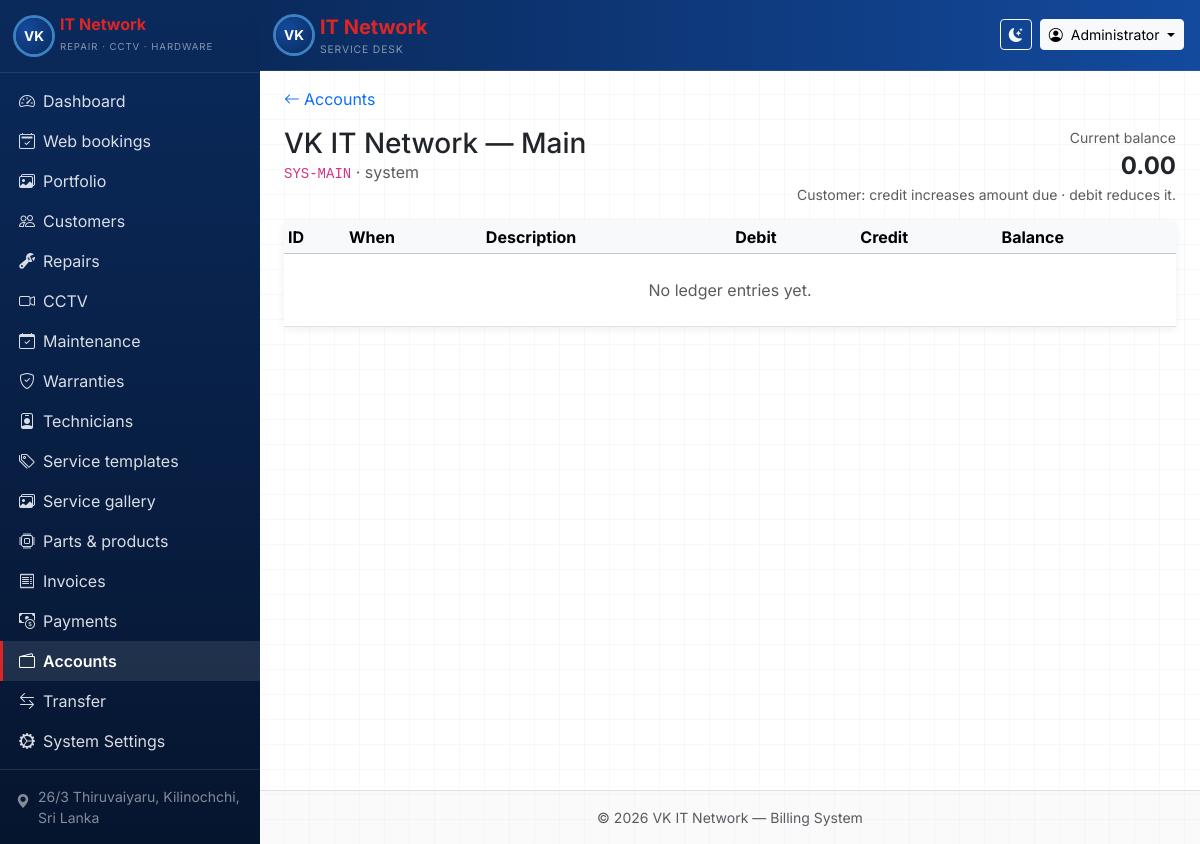
Screenshot of /modules/accounts/ledger.php?id=1 (signed in) with the database file from the repository.
### tables this page shows
CREATE TABLE users (
  id INT UNSIGNED AUTO_INCREMENT PRIMARY KEY,
  username VARCHAR(64) NOT NULL UNIQUE,
  password_hash VARCHAR(255) NOT NULL,
  fullname VARCHAR(128) DEFAULT NULL,
  role ENUM('admin','technician') NOT NULL DEFAULT 'admin',
  technician_id INT UNSIGNED DEFAULT NULL,
  created_at TIMESTAMP DEFAULT CURRENT_TIMESTAMP,
  CONSTRAINT fk_users_technician FOREIGN KEY (technician_id) REFERENCES technicians(id) ON DELETE SET NULL
);

CREATE TABLE accounts (
  id INT UNSIGNED AUTO_INCREMENT PRIMARY KEY,
  code VARCHAR(32) NOT NULL UNIQUE,
  name VARCHAR(255) NOT NULL,
  account_type ENUM('system','customer') NOT NULL DEFAULT 'customer',
  customer_id INT UNSIGNED DEFAULT NULL,
  current_balance DECIMAL(14,2) NOT NULL DEFAULT 0.00,
  created_at TIMESTAMP DEFAULT CURRENT_TIMESTAMP,
  UNIQUE KEY uq_accounts_customer (customer_id),
  CONSTRAINT fk_accounts_customer FOREIGN KEY (customer_id) REFERENCES customers(id) ON DELETE RESTRICT
);

### includes/functions.php (called while the page is built, shortened)
<?php
function e(?string $s): string
{
    return htmlspecialchars((string) $s, ENT_QUOTES | ENT_SUBSTITUTE, 'UTF-8');
}
function users_has_role_column(PDO $pdo): bool
{
    $st = $pdo->prepare(
        'SELECT 1 FROM information_schema.COLUMNS WHERE TABLE_SCHEMA = DATABASE() AND TABLE_NAME = ? AND COLUMN_NAME = ? LIMIT 1'
    );
    $st->execute(['users', 'role']);
    $v = (bool) $st->fetchColumn();
    return $v;
}
function current_user(PDO $pdo): ?array
{
    if (users_has_role_column($pdo)) {
        $st = $pdo->prepare('SELECT id, username, fullname, role, technician_id FROM users WHERE id = ? LIMIT 1');
    } else {
        $st = $pdo->prepare('SELECT id, username, fullname FROM users WHERE id = ? LIMIT 1');
    }
    $st->execute([(int) $_SESSION['user_id']]);
    $u = $st->fetch();
    return $u ?: null;
}

### includes/layout_init.php (called while the page is built, shortened)
<?php
$pdo = db();
$currentUser = current_user($pdo);

### modules/accounts/ledger.php (the view, shortened to what this page needs)
<?php
require_once dirname(__DIR__, 2) . '/includes/layout_init.php';
$id = (int) ($_GET['id'] ?? 0);
$st = $pdo->prepare(
    'SELECT a.*, c.name AS customer_name
     FROM accounts a
     LEFT JOIN customers c ON c.id = a.customer_id
     WHERE a.id = ?'
);
$st->execute([$id]);
$acc = $st->fetch();
require_once dirname(__DIR__, 2) . '/includes/layout_start.php';
$ledger = $pdo->prepare(
    'SELECT * FROM account_ledger WHERE account_id = ? ORDER BY id DESC LIMIT 500'
);
$ledger->execute([$id]);
$entries = $ledger->fetchAll();
?>
<div class="mb-3">
    <a href="<?= e(BASE_URL) ?>/modules/accounts/list.php" class="text-decoration-none"><i class="bi bi-arrow-left me-1"></i>Accounts</a>
</div>
<div class="d-flex flex-wrap justify-content-between align-items-start gap-2 mb-3">
    <div>
        <h1 class="h3 mb-0"><?= e($acc['name']) ?></h1>
        <p class="text-muted mb-0"><code><?= e($acc['code']) ?></code> · <?= e($acc['account_type']) ?>
            <?php if ($acc['customer_name']): ?> · <?= e($acc['customer_name']) ?><?php endif; ?></p>
    </div>
    <div class="text-end">
        <div class="small text-muted">Current balance</div>
        <div class="fs-4 fw-bold"><?= e(number_format((float) $acc['current_balance'], 2)) ?></div>
        <div class="small text-muted">Customer: credit increases amount due · debit reduces it.</div>
    </div>
</div>
<div class="card vk-card">
    <div class="table-responsive table-responsive-stack">
        <table class="table table-sm table-hover mb-0 sortable">
            <thead class="table-light">
                <tr>
                    <th data-sort="0">ID</th>
                    <th data-sort="1">When</th>
                    <th data-sort="2">Description</th>
                    <th data-sort="3" data-type="number">Debit</th>
                    <th data-sort="4" data-type="number">Credit</th>
                    <th data-sort="5" data-type="number">Balance</th>
                </tr>
            </thead>
            <tbody>
            <?php if (!$entries): ?>
                <tr><td colspan="6" class="text-center text-muted py-4">No ledger entries yet.</td></tr>
            <?php endif; ?>
            </tbody>
        </table>
    </div>
</div>
<?php require_once dirname(__DIR__, 2) . '/includes/layout_end.php'; ?>

### includes/navbar.php (shortened to what this page needs)
<?php
$cu = $currentUser ?? null;
?>
<nav class="navbar navbar-expand-lg navbar-dark vk-navbar border-bottom border-secondary border-opacity-25 sticky-top">
    <div class="container-fluid px-3">
        <a class="navbar-brand d-flex align-items-center gap-2 py-1" href="<?= e(BASE_URL) ?>/modules/dashboard.php">
            <span class="vk-logo-sm rounded-circle d-flex align-items-center justify-content-center fw-bold text-white">VK</span>
            <span class="d-none d-sm-inline">
                <span class="vk-brand-red fw-bold">IT Network</span>
                <small class="d-block text-white-50 text-uppercase" style="font-size: 0.65rem; letter-spacing: 0.08em;">Service desk</small>
            </span>
        </a>
        <div class="ms-auto d-flex align-items-center gap-2">
            <button type="button" class="btn btn-sm btn-outline-light" id="themeToggle" title="Toggle theme" aria-label="Toggle dark mode">
                <i class="bi bi-moon-stars-fill" id="themeIconDark"></i>
            </button>
            <div class="dropdown">
                <button class="btn btn-sm btn-light dropdown-toggle" type="button" data-bs-toggle="dropdown" aria-expanded="false">
                    <i class="bi bi-person-circle me-1"></i>
                    <span class="d-none d-md-inline"><?= e($cu['fullname'] ?? $cu['username'] ?? 'User') ?></span>
                </button>
            </div>
        </div>
    </div>
</nav>

### assets/css/style.css (style rules this page uses)
:root { --vk-blue-deep: #0a2a5c; --vk-blue-mid: #134a9e; --vk-blue-ring: #3b82c4; --vk-red-brand: #dc2626; --vk-grid: rgba(255, 255, 255, 0.06); }
body.vk-app { font-family: 'Inter', system-ui, -apple-system, sans-serif; }
.vk-navbar { background: linear-gradient(90deg, var(--vk-blue-deep), var(--vk-blue-mid)); }
.vk-logo-sm { width: 36px; height: 36px; font-size: 0.85rem; background: radial-gradient(circle at 30% 30%, var(--vk-blue-mid), var(--vk-blue-deep)); box-shadow: 0 0 0 3px var(--vk-blue-ring); }
.vk-brand-red { color: var(--vk-red-brand) !important; }
.vk-card { border: none; box-shadow: 0 0.125rem 0.5rem rgba(10, 42, 92, 0.08); }
.table-responsive-stack { overflow-x: auto; -webkit-overflow-scrolling: touch; }
.sortable th[data-sort] { cursor: pointer; user-select: none; }

### rows the page displays
users: fullname "Administrator"
accounts: name "VK IT Network — Main", code "SYS-MAIN", account_type "system", current_balance "0.00"
